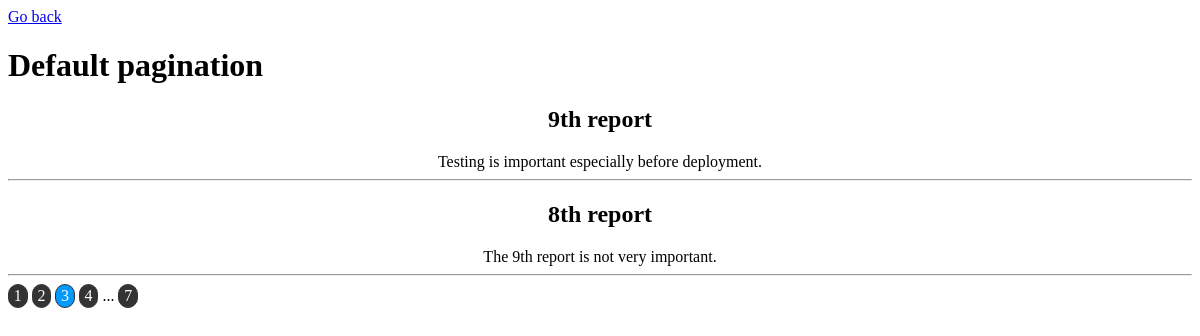
The page /default/?page=3 on the database its author committed.
### application/models.py (models this page shows, shortened)
class Report(models.Model):
    title = models.CharField(max_length = 100)
    text = models.CharField(max_length = 500)

### application/views.py (the view)
# urls.py: path('default/', views.default_paginating, name='default_paginating'),
def default_paginating(request):
    report_list = Report.objects.all().order_by('-pk')
    paginator = Paginator(report_list, 2)
    page_number = request.GET.get('page')
    page_obj = paginator.get_page(page_number)
    context = {
        'page_obj': page_obj
    }
    return render(request, 'default_paginating.html', context)

### application/templates/default_paginating.html (shortened to what this page needs)
<!DOCTYPE html>
<html>
    <head>
        {% load static %}
        <link rel="stylesheet" type="text/css" href="{% static 'styles/default.css' %}">
    </head>
    <body>
        <a href="../">Go back</a>
        <h1>Default pagination</h1>
        <div id="main-container">
            {% for report in page_obj %}
                <h2>{{ report.title }}</h2>
                {{ report.text }}
                <hr/>
        {% endfor %}
        </div>
        <div class="pagination">
            <span class="step-links">
            {% if page_obj.has_previous %}
                {% if 1 != page_obj.previous_page_number %}
                    <span class="box">
                        <a href="?page=1">1</a>
                    </span>
                {% endif %}
                <span class="box">
                    <a href="?page={{ page_obj.previous_page_number }}">
                        {{ page_obj.number|add:"-1" }}
                    </a>
                </span>
            {% endif %}
            <span class="box" id="current">
                {{ page_obj.number }}
            </span>
            {% if page_obj.has_next %}
                <span class="box">
                    <a href="?page={{ page_obj.next_page_number }}">
                        {{ page_obj.number|add:"1" }}
                    </a>
                </span>
                {% if page_obj.number|add:"2" < page_obj.paginator.num_pages %}
                    ...
                {% endif %}
                {% if page_obj.next_page_number != page_obj.paginator.num_pages %}
                    <span class="box">
                        <a href="?page={{ page_obj.paginator.num_pages }}">
                            {{ page_obj.paginator.num_pages }}
                        </a>
                    </span>
                {% endif %}
            {% endif %}
            </span>
        </div>
    </body>
</html>

### application/static/styles/default.css (style rules this page uses)
#main-container { text-align: center; font-family: tahoma; }
.box { display: inline-block; border: 1px solid #333333; border-radius: 15px; background-color: #333333; text-align: center; padding-left: 0.3em; padding-right: 0.3em; padding-top: 0.15em; padding-bottom: 0.15em; }
.box a { text-decoration: none; color: #fff; }
#current { background-color: #0099ff; color: #fff; }

### rows shown on the page
Report: title "9th report", text "Testing is important especially before deployment."
Report: title "8th report", text "The 9th report is not very important."

### other values the page prints
{{ page_obj.number|add:"-1" }} "2"
{{ page_obj.number }} "3"
{{ page_obj.number|add:"1" }} "4"
{{ page_obj.paginator.num_pages }} "7"
